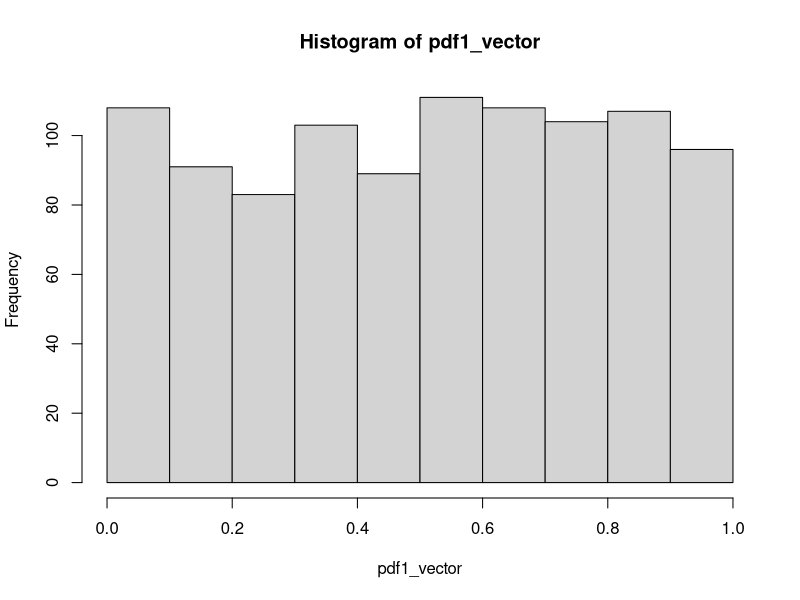
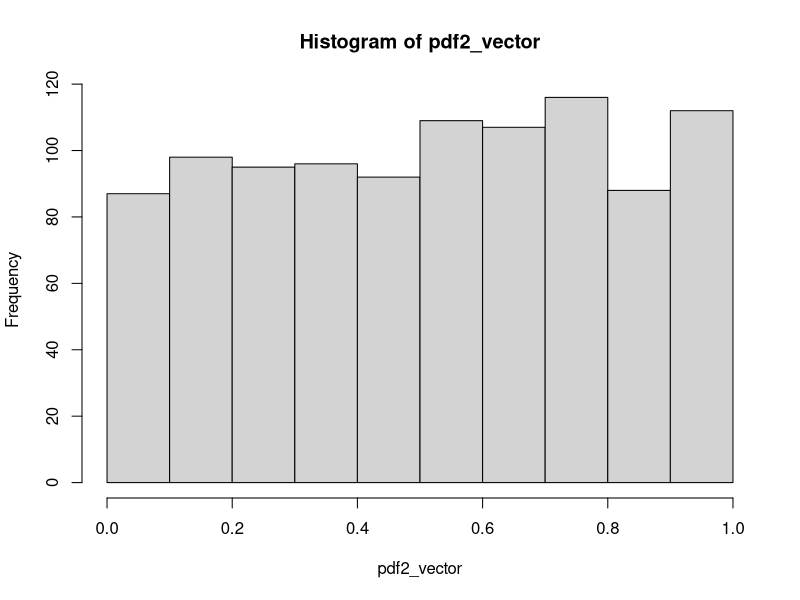
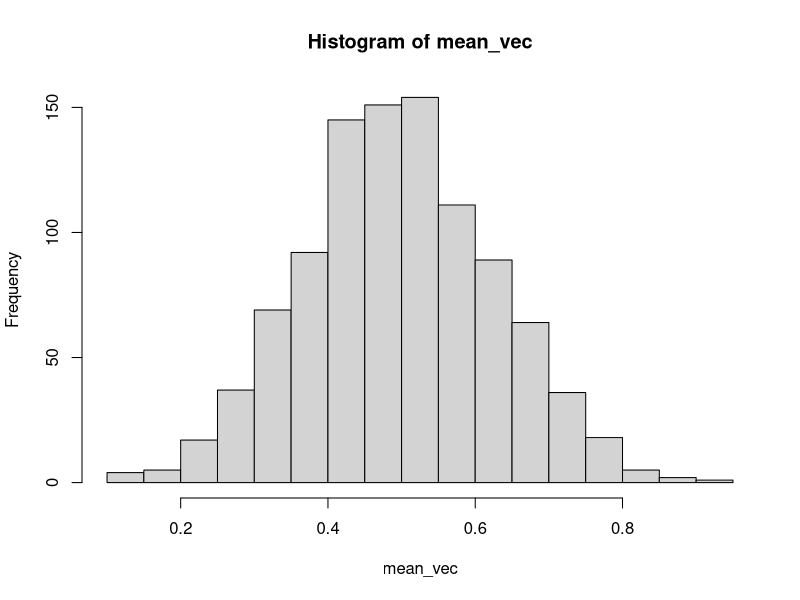
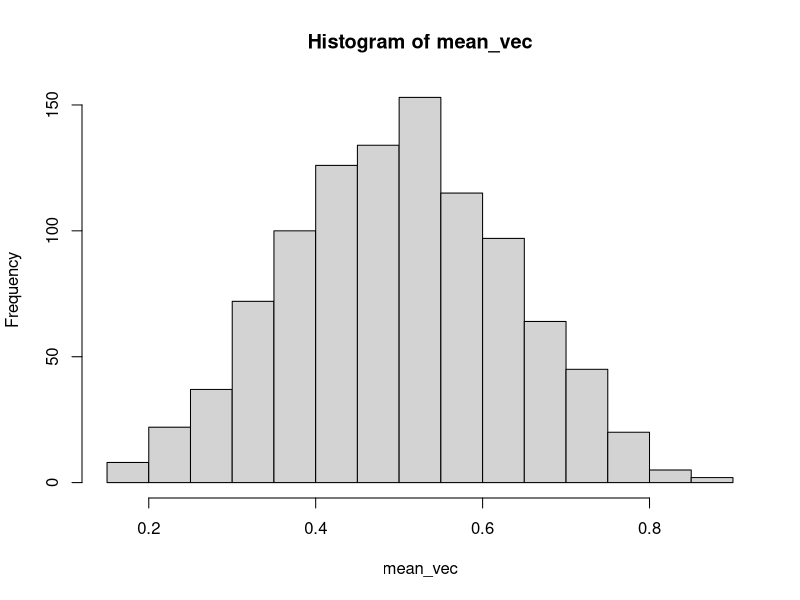
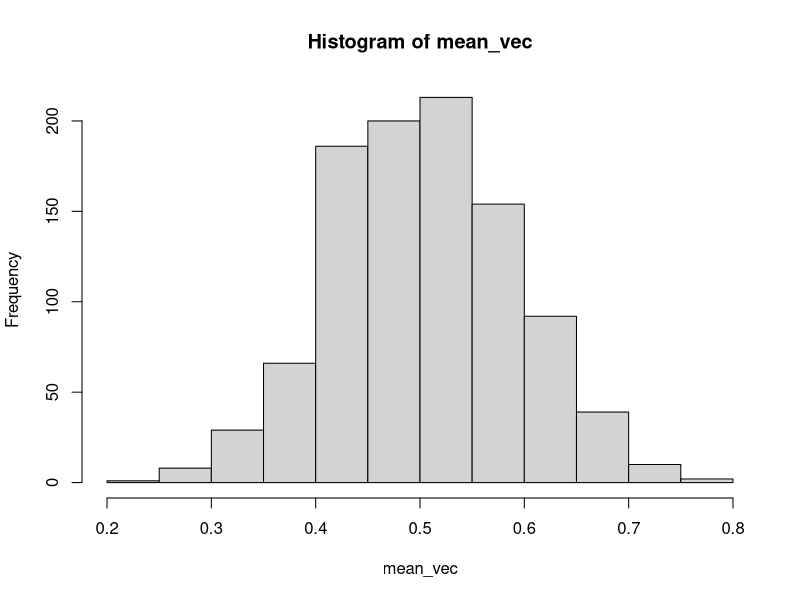
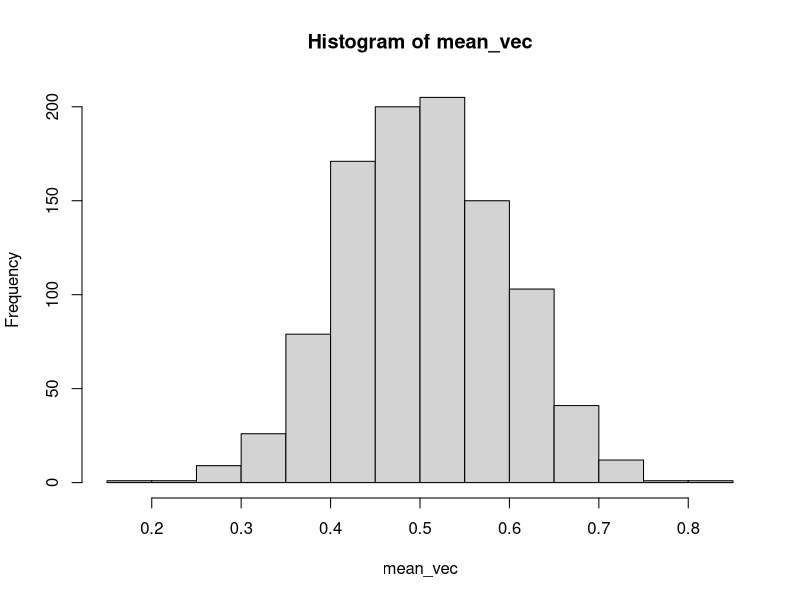
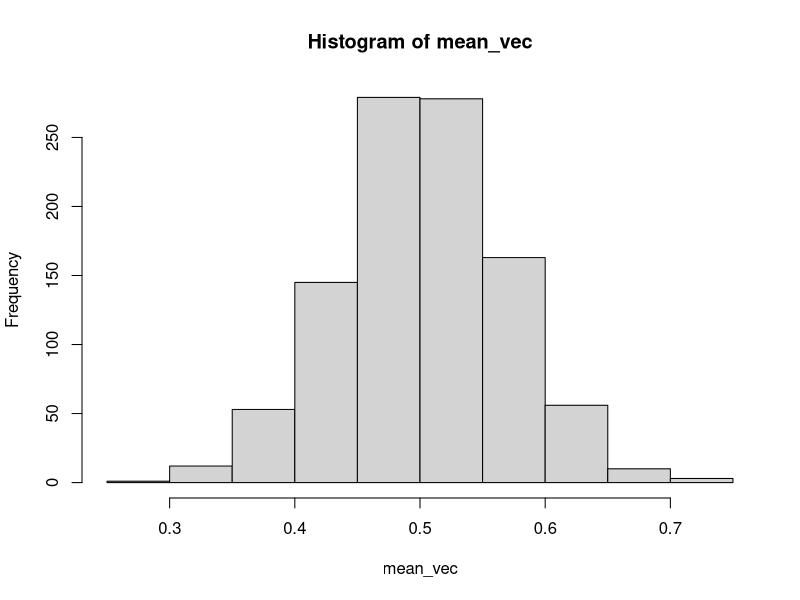
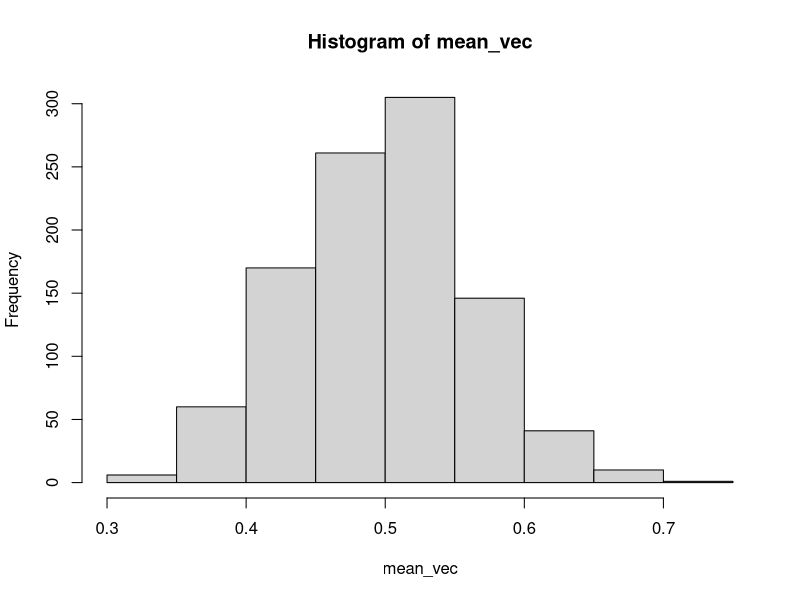

These charts were generated, in order, by the following R code:
## ---- chunk 1

pdf1 <- function(){
    x <- runif(n = 1, min = 0, max = 2)
    
    if(x >= 0 && x <=1){
        return(x)
    }
    else if(x > 1 && x <=2) {
        return(2 - x)
    }
}

## ---- chunk 2

pdf2 <- function(){
    x <- runif(n = 1, min = 0, max = 2)
    
    if(x >= 0 && x <=1){
        return(1 - x)
    }
    else if(x > 1 && x <=2) {
        return(x - 1)
    }
}


## ---- chunk 3

pdf1_vector <- replicate(1000, expr = pdf1())
hist(pdf1_vector)


pdf2_vector <- replicate(1000, expr = pdf2())
hist(pdf2_vector)


## ---- chunk 4

mean_pdf <- function(size, pdf) {
    
    if(pdf == 'pdf1') {
        mean_vec <- replicate(1000, mean(replicate(size, expr = pdf1())))
    }
    
    else if (pdf == 'pdf2') {
        mean_vec <- replicate(1000, mean(replicate(size, expr = pdf2())))
    }
    
    hist(mean_vec)    
}

## ---- chunk 5

# set n to 5 and see histograms for both pdfs

mean_pdf(size = 5, pdf = 'pdf1')
mean_pdf(size = 5, pdf = 'pdf2')


# set n to 10 and see histograms for both pdfs

mean_pdf(size = 10, pdf = 'pdf1')
mean_pdf(size = 10, pdf = 'pdf2')



# set n to 20 and see histograms for both pdfs

mean_pdf(size = 20, pdf = 'pdf1')
mean_pdf(size = 20, pdf = 'pdf2')


# set n to 100 and see histograms for both pdfs

mean_pdf(size = 100, pdf = 'pdf1')
mean_pdf(size = 100, pdf = 'pdf2')


